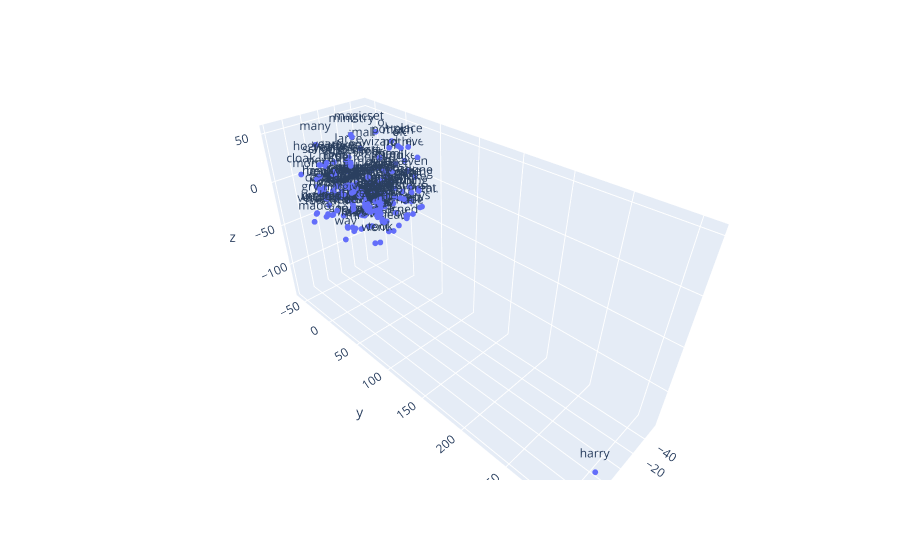

Notebook cell for this chart:
### Code cell
# Graficar los embedddings en 3D

vecs, labels = reduce_dimensions(model_hp_potter,3)

fig = px.scatter_3d(x=vecs[:MAX_WORDS,0], y=vecs[:MAX_WORDS,1], z=vecs[:MAX_WORDS,2],text=labels[:MAX_WORDS])
fig.update_traces(marker_size = 2)
fig.show()

### Figure 1 — Plotly figure (JSON) as saved in the notebook; plotly's stock layout.template omitted (floating-point values rounded to 4 significant figures; data arrays with more than 128 entries replaced by an {"elided": "..."} marker saying what was removed)
{"data": [{"hovertemplate": "x=%{x}<br>y=%{y}<br>z=%{z}<br>text=%{text}<extra></extra>", "legendgroup": "", "marker": {"color": "#636efa", "size": 2, "symbol": "circle"}, "mode": "markers+text", "name": "", "scene": "scene", "showlegend": false, "text": {"elided": "200 str values"}, "type": "scatter3d", "x": {"elided": "200 float values"}, "y": {"elided": "200 float values"}, "z": {"elided": "200 float values"}}], "layout": {"legend": {"tracegroupgap": 0}, "margin": {"t": 60}, "scene": {"domain": {"x": [0, 1], "y": [0, 1]}, "xaxis": {"title": {"text": "x"}}, "yaxis": {"title": {"text": "y"}}, "zaxis": {"title": {"text": "z"}}}}}
